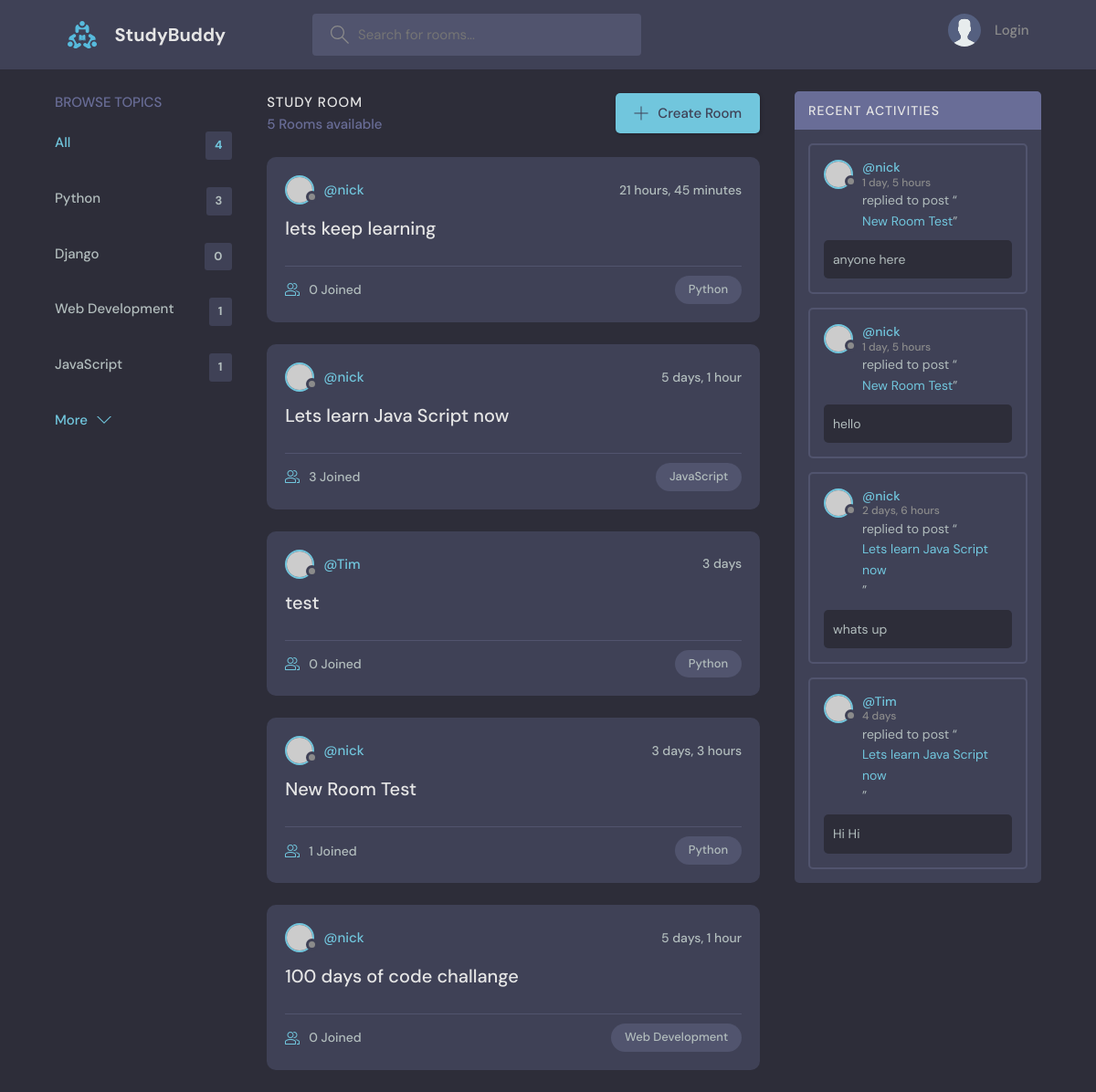
/, run on an earlier commit of the app's database.
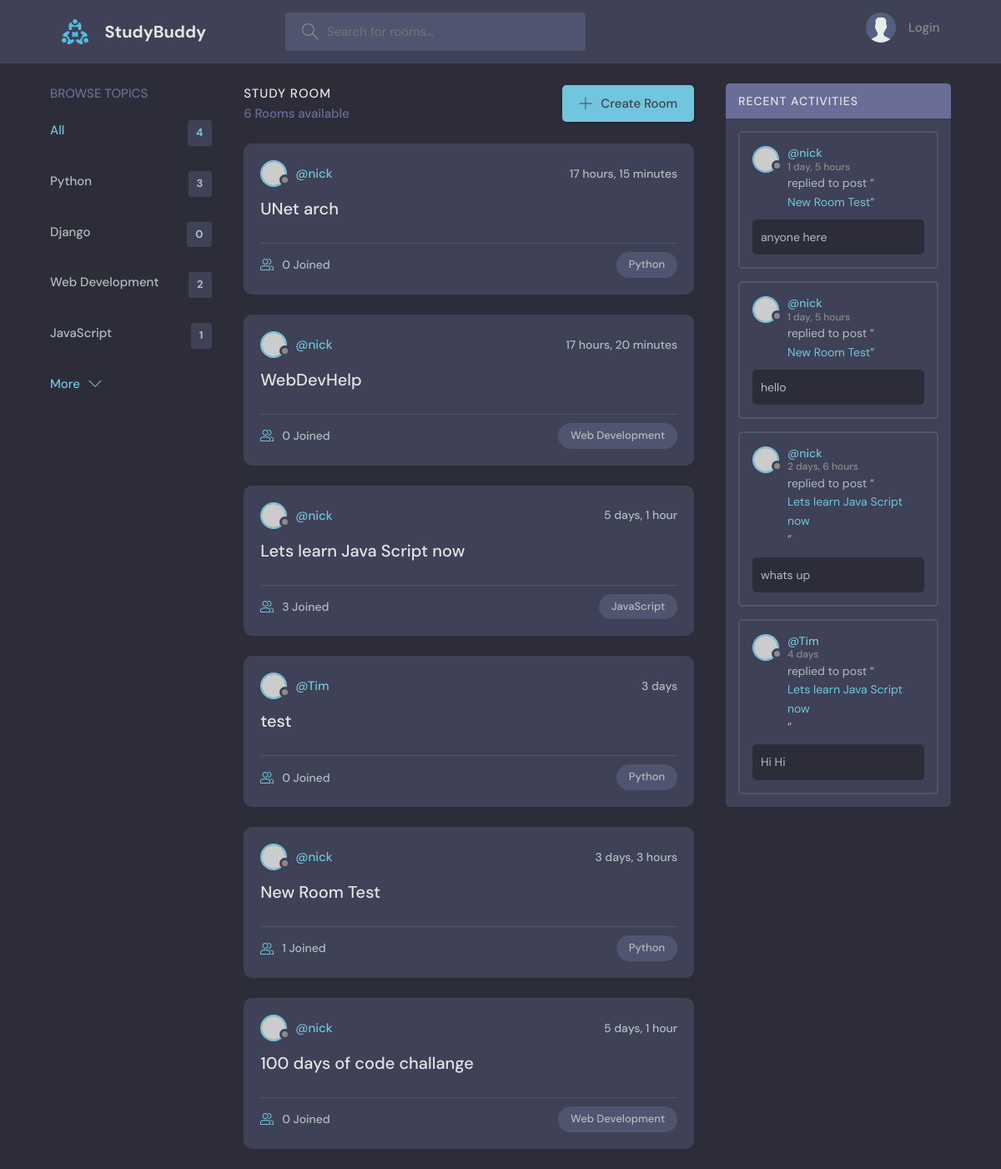
And on a later commit of the database.
### base/models.py (models this page shows, shortened)
class Topic(models.Model):
    name = models.CharField(max_length=200)

class Room(models.Model):
    host = models.ForeignKey(User, on_delete=models.SET_NULL, null=True)
    topic = models.ForeignKey(Topic, on_delete=models.SET_NULL, null=True)
    name = models.CharField(max_length=200)
    description = models.TextField(null=True, blank=True)
    participants = models.ManyToManyField(
        User, related_name='participants', blank=True
    )
    updated = models.DateTimeField(auto_now=True)
    created = models.DateTimeField(auto_now_add=True)
    class Meta:
        ordering = ['-updated', '-created']
    def __str__(self):
        return self.name

class Message(models.Model):
    user = models.ForeignKey(User, on_delete=models.CASCADE)
    room = models.ForeignKey(Room, on_delete=models.CASCADE)
    body = models.TextField()
    updated = models.DateTimeField(auto_now=True)
    created = models.DateTimeField(auto_now_add=True)
    class Meta:
        ordering = ['-updated', '-created']

### base/views.py (the view)
# urls.py: path('', views.home, name="home"),
def home(request):
    q = request.GET.get('q') if request.GET.get('q') != None else ''
    rooms = Room.objects.filter(
        Q(topic__name__icontains=q) |
        Q(name__icontains=q) |
        Q(description__icontains=q)
    )
    topics = Topic.objects.all()[:5]
    room_count = rooms.count()
    room_messages = Message.objects.filter(
        Q(room__topic__name__icontains=q)
    )
    context = {
        "rooms": rooms,
        "topics": topics,
        "room_count": room_count,
        "room_messages": room_messages
    }
    return render(request, 'base/home.html', context)

### base/templates/base/home.html (shortened to what this page needs)
{% extends 'main.html' %}
{% block content %}
  <main class="layout layout--3">
    <div class="container">
      {% include "base/topics_component.html" %}
      <div class="roomList">
        <div class="roomList__header">
          <div>
            <h2>Study Room</h2>
          <p>{{room_count}} Rooms available</p>
          </div>
          <a class="btn btn--main" href="{% url 'create-room' %}">
            <svg version="1.1" xmlns="http://www.w3.org/2000/svg" width="32" height="32" viewBox="0 0 32 32">
              <title>add</title>
              <path
                d="M16.943 0.943h-1.885v14.115h-14.115v1.885h14.115v14.115h1.885v-14.115h14.115v-1.885h-14.115v-14.115z"
              ></path>
            </svg>
            Create Room
          </a>
        </div>
        {% include 'base/feed_component.html' %}
      </div>
      {% include 'base/activity_component.html' %}
    </div>
  </main>
{% endblock content %}

### base/templates/base/topics_component.html
<div class="topics">
  <div class="topics__header">
    <h2>Browse Topics</h2>
  </div>
  <ul class="topics__list">
    <li>
      <a href="{% url 'home' %}" class="active">All <span>{{topics.count}}</span></a>
    </li>
    {% for topic in topics %}
      <li>
      <a href="{% url 'home' %}?q={{topic.name}}">{{topic.name}} <span>{{topic.room_set.all.count}}</span></a>
      </li>
    {% endfor %}
  </ul>
  <a class="btn btn--link" href="{% url 'topics' %}">
    More
    <svg version="1.1" xmlns="http://www.w3.org/2000/svg" width="32" height="32" viewBox="0 0 32 32">
      <title>chevron-down</title>
      <path d="M16 21l-13-13h-3l16 16 16-16h-3l-13 13z"></path>
    </svg>
  </a>
</div>

### base/templates/base/feed_component.html (shortened to what this page needs)
{% for room in rooms %}
  <div class="roomListRoom">
    <div class="roomListRoom__header">
    <a href="{% url 'user-profile' room.host.id %}" class="roomListRoom__author">
      <div class="avatar avatar--small">
        <img src="https://randomuser.me/api/portraits/women/11.jpg" />
      </div>
      <span>@{{room.host.username}}</span>
      </a>
      <div class="roomListRoom__actions">
      <span>{{room.created|timesince}}</span>
      </div>
    </div>
    <div class="roomListRoom__content">
    <a href="{% url 'room' room.id %}">{{room.name}}</a>
    </div>
    <div class="roomListRoom__meta">
      <a href="{% url 'room' room.id %}" class="roomListRoom__joined">
        {{room.participants.all.count}} Joined
      </a>
    <p class="roomListRoom__topic">{{room.topic.name}}</p>
    </div>
  </div>
{% endfor %}

### base/templates/base/activity_component.html (shortened to what this page needs)
<div class="activities">
  <div class="activities__header">
    <h2>Recent Activities</h2>
  </div>
  {% for message in room_messages %}
    <div class="activities__box">
      <div class="activities__boxHeader roomListRoom__header">
        <a href="{% url 'user-profile' message.user.id %}" class="roomListRoom__author">
          <div class="avatar avatar--small">
            <img src="https://randomuser.me/api/portraits/women/11.jpg" />
          </div>
          <p>
            @{{message.user}}
            <span>{{message.created|timesince}}</span>
          </p>
        </a>
      </div>
      <div class="activities__boxContent">
      <p>replied to post “<a href="{% url 'room' message.room.id %}">{{message.room}}</a>”</p>
        <div class="activities__boxRoomContent">
          {{message.body}}
        </div>
      </div>
    </div>
  {% endfor %}
</div>

What changed in the data, as far as the page shows it:
removed Room: host.username "nick", created "21 hours, 45 minutes", name "lets keep learning", participants.all.count "0", topic.name "Python"
computed for Topic "Web Development": room_set.all.count "1" → "2"
added Room: host.username "nick", created "17 hours, 15 minutes", name "UNet arch", participants.all.count "0", topic.name "Python"
added Room: host.username "nick", created "17 hours, 20 minutes", name "WebDevHelp", participants.all.count "0", topic.name "Web Development"
Also different on the page:
{{ room_count }}: "5" → "6"
